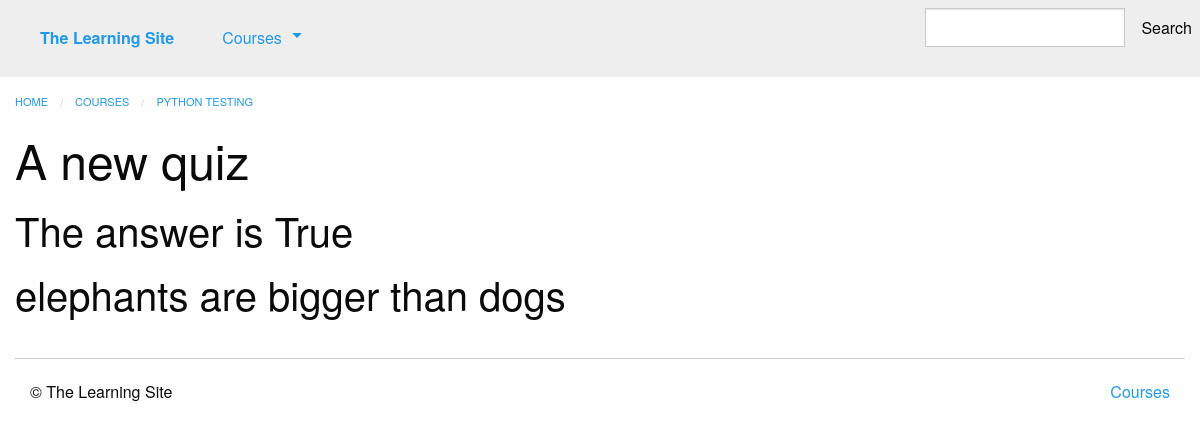
The app's page /courses/4/q3/ with its own data.
### courses/models.py (models this page shows, shortened)
class Step(models.Model):
    title = models.CharField(max_length=255)
    description = models.TextField()
    order = models.IntegerField(default=0)
    course = models.ForeignKey(Course, on_delete=models.CASCADE)
    class Meta:
        abstract = True
        ordering = ['order',]

class Quiz(Step):
    total_questions = models.IntegerField(default=4)
    times_taken = models.IntegerField(default=0, editable=False)
    class Meta:
        verbose_name_plural = "Quizzes"

class Course(models.Model):
    created_at = models.DateTimeField(auto_now_add=True)
    title = models.CharField(max_length=255)
    description = models.TextField()
    teacher = models.ForeignKey(User, on_delete=models.CASCADE)
    subject = models.CharField(default='', max_length=100)
    published = models.BooleanField(default=False)

class Question(models.Model):
    quiz = models.ForeignKey(Quiz, on_delete=models.CASCADE)
    order = models.IntegerField(default=0)
    prompt = models.TextField()
    class Meta:
        ordering = ['order',]

### courses/views.py (the view)
# urls.py: path('<int:course_pk>/q<int:step_pk>/', views.quiz_detail, name='quiz'),
def quiz_detail(request, course_pk, step_pk):
    step = get_object_or_404(models.Quiz,
                             course_id=course_pk,
                             pk=step_pk,
                             course__published=True)
    return render(request, 'courses/quiz_detail.html', {'step': step})

### courses/templatetags/course_extras.py (called while the page is built)
@register.inclusion_tag('courses/course_nav.html')
def nav_courses_list():
    courses = Course.objects.filter(
        published=True
    ).order_by(
        '-created_at'
    ).values('id', 'title'
             )[:5]
    return {'courses': courses}

### courses/templates/courses/quiz_detail.html (shortened to what this page needs)
{% extends "courses/layout.html" %}
{% load course_extras %}
{% block breadcrumbs %}
    <li><a href="{% url 'courses:detail' pk=step.course.pk %}">{{ step.course.title }}</a></li>
{% endblock %}
{% block content %}
    <div class="row columns">
        <article>
            {{ block.super }}
            <h1>{{ step.title }}</h1>
             <ul class="no-bullet">
                {% for question in step.question_set.all %}
                <li>
                    <h2>{{ question.prompt }}</h2>
                </li>
                {% endfor %}
            </ul>
        </article>
    </div>
{% endblock %}

### records on screen
Quiz: course "PYTHON TESTING", title "A new quiz"
Question: prompt "The answer is True"
Question: prompt "elephants are bigger than dogs"
